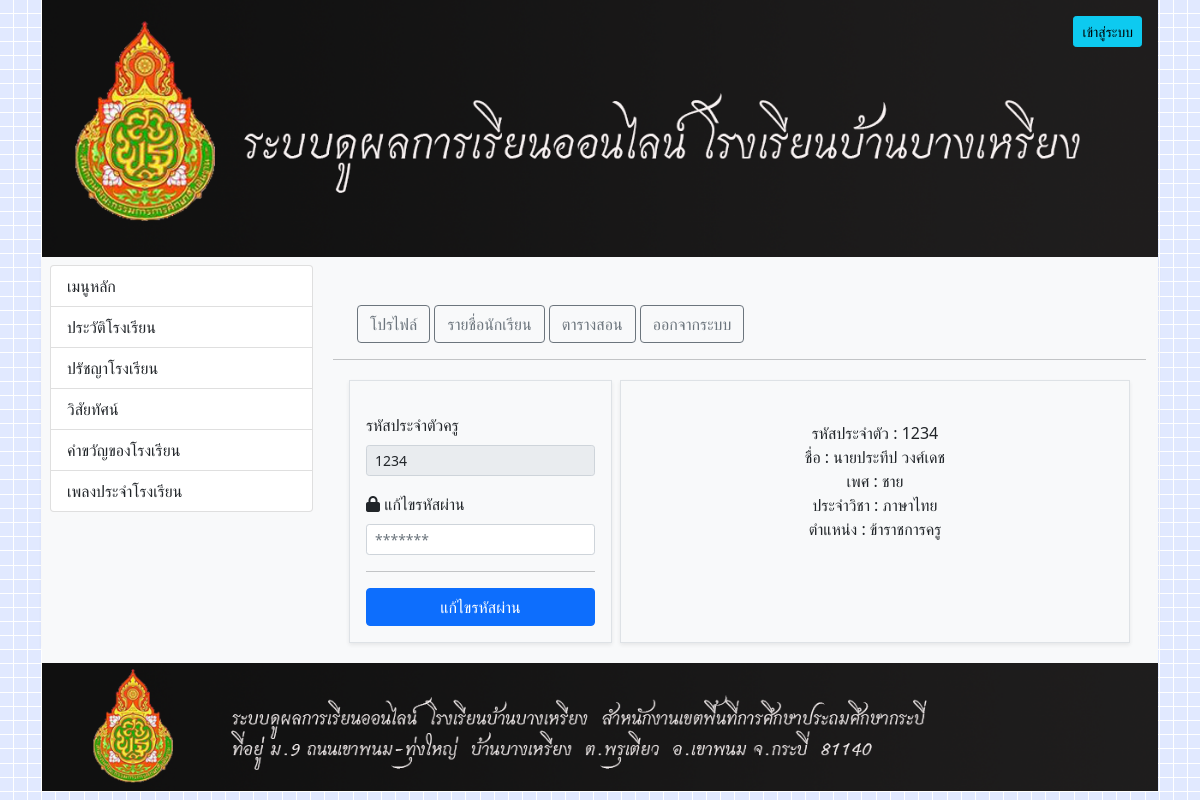
The page /?op=teacher-profile (signed in) on the database its author committed.
### tables this page shows
CREATE TABLE `teacher_table` (
  `Tc_id` int(10) NOT NULL COMMENT 'รหัสอาจารย์',
  `Tc_user` varchar(20) NOT NULL COMMENT 'ชื้อผู้ใช้อาจารย์',
  `Tc_password` varchar(40) NOT NULL COMMENT 'รหัสผ่านอาจารย์',
  `Tc_firstname` varchar(50) NOT NULL COMMENT 'ชื้ออาจารย์',
  `Tc_lastname` varchar(50) NOT NULL COMMENT 'นามสกุลอาจารย์',
  `Tc_sex` varchar(5) NOT NULL COMMENT 'เพศอาจารย์',
  `Tc_picture` varchar(200) NOT NULL COMMENT 'ภาพอาจารย์',
  `Tc_department` varchar(100) NOT NULL COMMENT 'ประจำวิชา/ฝ่าย',
  `Tc_position` varchar(100) NOT NULL COMMENT 'ตำแหน่ง',
  `Tc_status` int(11) NOT NULL DEFAULT '0'
);

CREATE TABLE `department_data` (
  `id` int(11) NOT NULL,
  `subjectName` varchar(50) DEFAULT NULL,
  `status` int(11) NOT NULL DEFAULT '0'
);

CREATE TABLE `position_data` (
  `id` int(11) NOT NULL,
  `positionName` varchar(50) DEFAULT NULL,
  `status` int(11) NOT NULL DEFAULT '0'
);

### index.php (called while the page is built, shortened)
<?php
include_once('Connections/DataBcon.php');
include_once('layout/layout.php');

### actionclass/teacher.action.class.php (called while the page is built, shortened)
<?php
class TeacherActionClass extends db_connect {
    static public function getDataID($id){
        $sql = "SELECT * FROM teacher_table WHERE Tc_user=?";
        $data = array($id);
        return self::getExecute($sql, $data);
    }
}

### Connections/DataBcon.php (called while the page is built, shortened)
<?php
class db_connect {
    static private function conn(){
        $servername = "localhost";
        $username = "root";
        $password = "123456789";
        $db = 'schoolbang';
        $conn = new PDO("mysql:host=$servername;dbname=$db", $username, $password, array(PDO::MYSQL_ATTR_INIT_COMMAND => 'SET NAMES \'UTF8\''));
        $conn->setAttribute(PDO::ATTR_ERRMODE, PDO::ERRMODE_EXCEPTION);
        return $conn;
    }
    static public function getExecute($sql, $data){
        $sth = self::conn()->prepare($sql);
        $sth->execute($data);
        return $sth->fetchAll(PDO::FETCH_ASSOC);
    }
}

### actionclass/department.action.class.php (called while the page is built, shortened)
<?php
class departmentActionClass extends db_connect {
    static public function getPositionNane($id){
        $sql = "SELECT * FROM department_data WHERE id = ?";
        $data = array($id);
        $resData = self::getExecute($sql, $data);
        foreach($resData as $item){
            return $item['subjectName'];
        }
        return null;
    }
}

### actionclass/position.action.class.php (called while the page is built, shortened)
<?php
class positionActionClass extends db_connect {
    static public function getPositionNane($id){
        $sql = "SELECT * FROM position_data WHERE id = ?";
        $data = array($id);
        $resData = self::getExecute($sql, $data);
        foreach($resData as $item){
            return $item['positionName'];
        }
        return null;
    }
}

### component/teacher.profile.php (the view, shortened to what this page needs)
<?php $Teacher = TeacherActionClass::getDataID($_SESSION['uid']); ?>
<div class="container">
    <div class="row">
        <div class="col-4 border shadow-sm p-3 m-1">
            <form action="" method="POST" enctype="multipart/form-data" class="mt-3">
                <div class="mb-3">
                    <label for="exampleInputEmail1" class="form-label">รหัสประจำตัวครู</label>
                    <input type="text" disabled class="form-control form-control-sm" value="<?php echo $Teacher[0]['Tc_user'] ?>">
                </div>
                <div class="mb-3">
                    <label for="exampleInputPassword1" class="form-label"> <i class="fa-solid fa-lock"></i> แก้ไขรหัสผ่าน</label>
                    <input type="password" name="password" class="form-control form-control-sm" placeholder="*******">
                </div>
                <hr>
                <button type="submit" name="btnSavePassword" class="btn btn-primary w-100">แก้ไขรหัสผ่าน</button>
            </form>
        </div>
        <div class="col border shadow-sm p-3 m-1 text-center">
            <br>
            <span>รหัสประจำตัว : <?php echo $Teacher[0]['Tc_user'] ?></span> <br>
            <span>ชื่อ : <?php echo "{$Teacher[0]['Tc_firstname']} {$Teacher[0]['Tc_lastname']}" ?></span> <br>
            <span>เพศ : <?php echo $Teacher[0]['Tc_sex'] ?></span> <br>
            <span>ประจำวิชา : <?php echo departmentActionClass::getPositionNane($Teacher[0]['Tc_department']) ?></span> <br>
            <span>ตำแหน่ง : <?php echo positionActionClass::getPositionNane($Teacher[0]['Tc_position']) ?></span> <br>
        </div>
    </div>
</div>

### rows shown on the page
teacher_table: Tc_user "1234", Tc_firstname "นายประทีป", Tc_lastname "วงศ์เดช", Tc_sex "ชาย", Tc_department.subjectName "ภาษาไทย", Tc_position.positionName "ข้าราชการครู"
